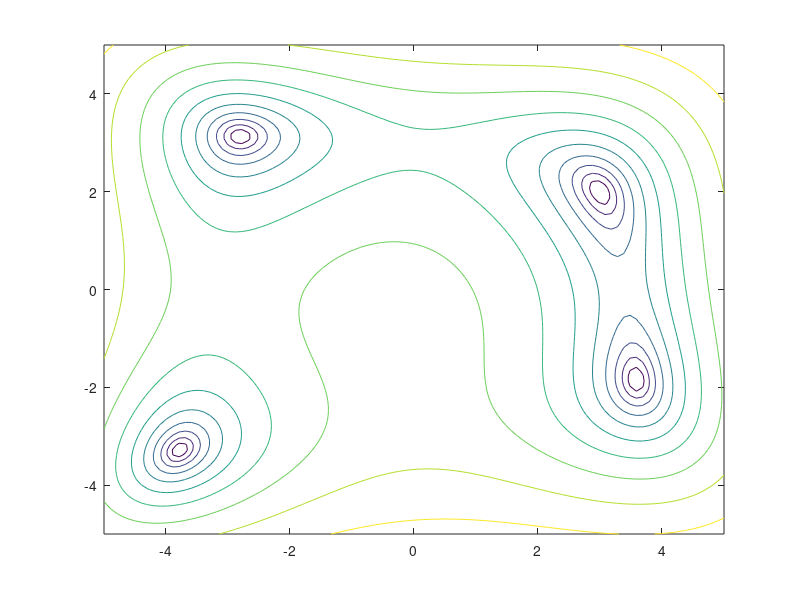

Write the MATLAB code that produced this figure. (Note: this script raises an error after producing the figure.)
hold on
x = linspace(-5,5);
y = linspace(-5,5);
[X,Y] = meshgrid(x,y);
a = 1
Z = (X.^2+Y-11).^2 + (X+Y.^2-7).^2;
subplot(2,2,1)
contour(X,Y,Z);

subplot(2,2,2)
surf(X,Y,Z);

Z = log(a+Z);
subplot(2,2,3)
contour(X,Y,Z);

subplot(2,2,4)
%%
clf

x = linspace(-5,5);
y = linspace(-5,5);
[X,Y] = meshgrid(x,y);
a = 1
Z = (X.^2+Y-11).^2 + (X+Y.^2-7).^2;
%hold all
Z = log(a+Z);
contour(X,Y,Z);
%scatter3(positions(:,1),positions(:,2),"*")
hold on
plotParticles(swarmBest,f)
hold off

%%
clc,clear
f =@(x1,x2) (x1^2+x2-11)^2+(x1+x2^2-7)^2;
%f =@(x1,x2) exp(x1+x2)

%InitializePlot(f)
% Constants

cognetiveConstant = 2;
socialConstant = 2;
numberOfParticles = 20;
dimensions = 2;
alpha = 1;
deltaTime = 1;
swarmBest = [NaN NaN];
particleBest = NaN(numberOfParticles,2);
weight = 1.4;
iteration = 0;
positionRange = [-5 5];
[positions velocities] = InitializeParticles(numberOfParticles,dimensions,positionRange,alpha,deltaTime);

while(iteration<100000)
    iteration = iteration + 1;
    
    [particleBest swarmBest] = updateBestPosition(positions,f,particleBest,swarmBest);
    [positions velocities] = updateParticles(positions,velocities,weight,cognetiveConstant,socialConstant,deltaTime,particleBest,swarmBest);
    
    if weight>0.4
        weight = weight*0.7;
    end
    
    clf
    
    x = linspace(-5,5);
    y = linspace(-5,5);
    [X,Y] = meshgrid(x,y);
    a = 1;
    Z = (X.^2+Y-11).^2 + (X+Y.^2-7).^2;
    %hold all
    Z = log(0.1+Z);
    contour(X,Y,Z);
    %scatter3(positions(:,1),positions(:,2),"*")
    hold on
    plotParticles(particleBest,f)
    plotParticles(swarmBest,f)
    hold off
    iteration;
    pause(0.1)

    
end